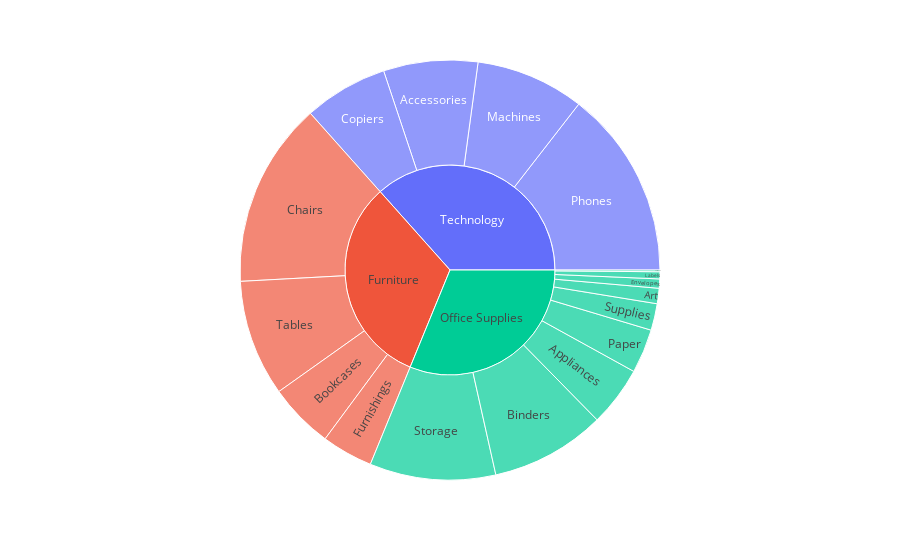

Source (notebook cell):
### Code cell
import plotly.express as px

df_summary = df.groupby(['Category','Sub-Category'])['Sales'].sum().reset_index()

fig = px.sunburst(
  df_summary, path=['Category','Sub-Category'], values='Sales'
)

fig.show()

### Figure 1 — Plotly figure (JSON) as saved in the notebook; plotly's stock layout.template omitted (floating-point values rounded to 4 significant figures)
{"data": [{"branchvalues": "total", "domain": {"x": [0, 1], "y": [0, 1]}, "hovertemplate": "labels=%{label}<br>Sales=%{value}<br>parent=%{parent}<br>id=%{id}<extra></extra>", "ids": ["Technology/Accessories", "Office Supplies/Appliances", "Office Supplies/Art", "Office Supplies/Binders", "Furniture/Bookcases", "Furniture/Chairs", "Technology/Copiers", "Office Supplies/Envelopes", "Office Supplies/Fasteners", "Furniture/Furnishings", "Office Supplies/Labels", "Technology/Machines", "Office Supplies/Paper", "Technology/Phones", "Office Supplies/Storage", "Office Supplies/Supplies", "Furniture/Tables", "Furniture", "Office Supplies", "Technology"], "labels": ["Accessories", "Appliances", "Art", "Binders", "Bookcases", "Chairs", "Copiers", "Envelopes", "Fasteners", "Furnishings", "Labels", "Machines", "Paper", "Phones", "Storage", "Supplies", "Tables", "Furniture", "Office Supplies", "Technology"], "name": "", "parents": ["Technology", "Office Supplies", "Office Supplies", "Office Supplies", "Furniture", "Furniture", "Technology", "Office Supplies", "Office Supplies", "Furniture", "Office Supplies", "Technology", "Office Supplies", "Technology", "Office Supplies", "Office Supplies", "Furniture", "", "", ""], "type": "sunburst", "values": [164200.0, 104600.0, 26710.0, 200000.0, 113800.0, 322800.0, 146200.0, 16130.0, 3002.0, 89210.0, 12350.0, 189200.0, 76830.0, 327800.0, 219300.0, 46420.0, 202800.0, 728700.0, 705400.0, 827500.0]}], "layout": {"legend": {"tracegroupgap": 0}, "margin": {"t": 60}}}
